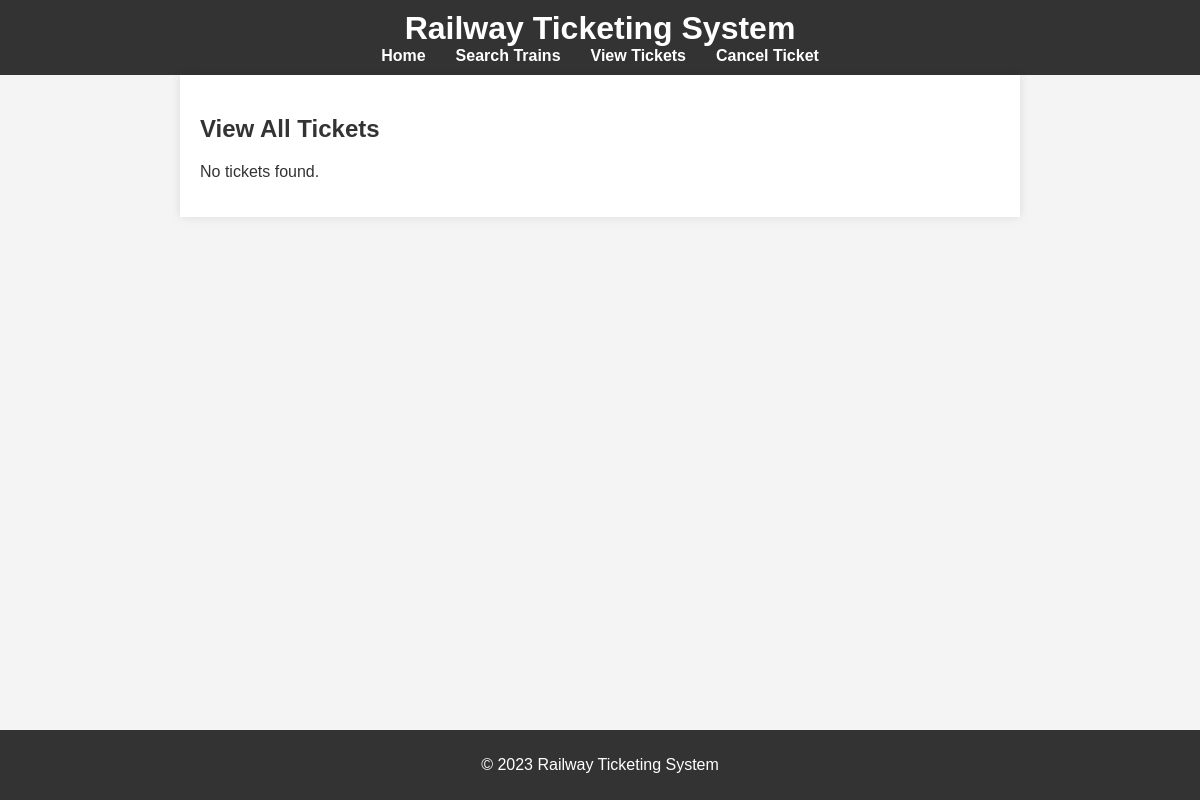
/view_tickets, run on an earlier commit of the app's database.
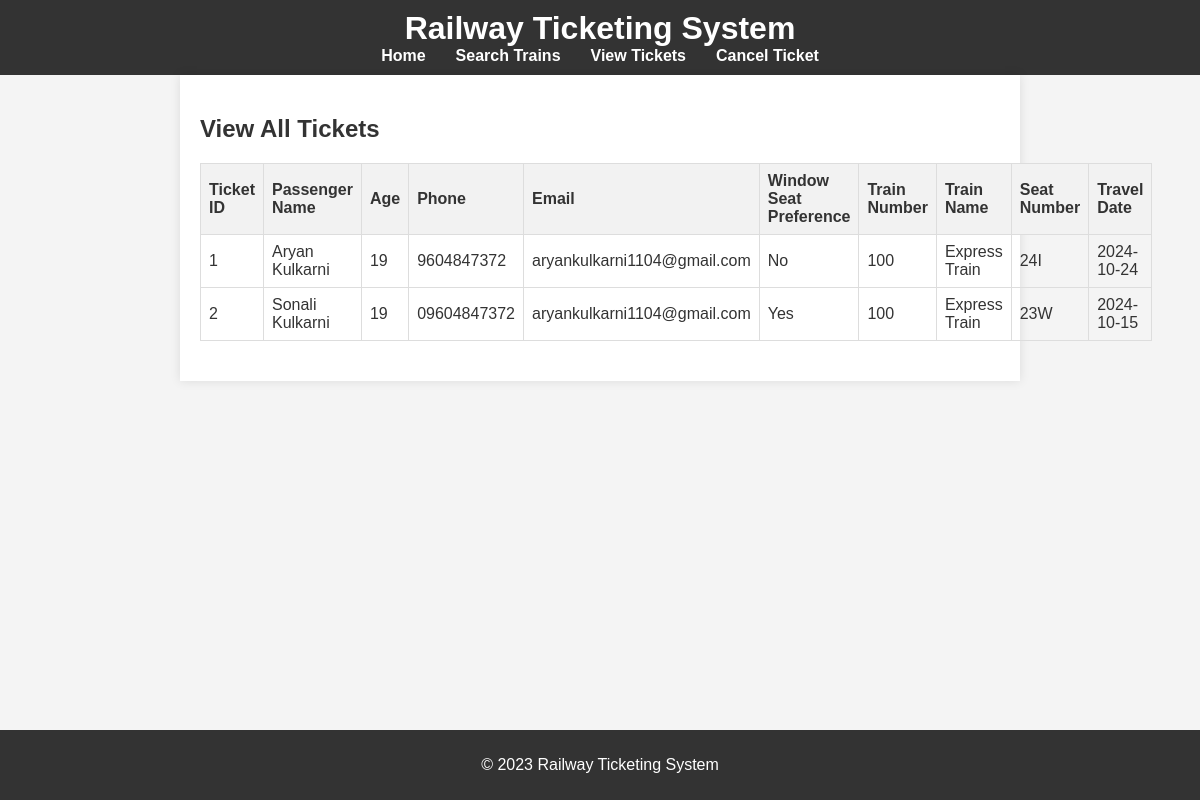
And on a later commit of the database.
### tables this page shows
CREATE TABLE ticket_booking (
            id INTEGER PRIMARY KEY AUTOINCREMENT,
            user_id INTEGER NOT NULL,
            train_id INTEGER NOT NULL,
            name TEXT NOT NULL,
            age INTEGER NOT NULL,
            phone TEXT NOT NULL,
            email TEXT NOT NULL,
            window_seat_preference BOOLEAN NOT NULL,
            train_no TEXT NOT NULL,
            train_name TEXT NOT NULL,
            seat_no TEXT NOT NULL,
            travel_date TEXT NOT NULL,
            FOREIGN KEY (user_id) REFERENCES users(id),
            FOREIGN KEY (train_id) REFERENCES train_info(id)
        );

### app.py (the view)
@app.route('/view_tickets')
def view_tickets():
    conn = sqlite3.connect('railway.db')
    cursor = conn.cursor()
    cursor.execute('SELECT * FROM ticket_booking')
    tickets = cursor.fetchall()
    print(f"Retrieved tickets: {tickets}")  # Debugging statement to check fetched tickets
    conn.close()
    return render_template('view_tickets.html', tickets=tickets)

### templates/view_tickets.html
{% extends 'base.html' %}
{% block content %}
    <h2>View All Tickets</h2>
    {% if tickets %}
        <table>
            <thead>
                <tr>
                    <th>Ticket ID</th>
                    <th>Passenger Name</th>
                    <th>Age</th>
                    <th>Phone</th>
                    <th>Email</th>
                    <th>Window Seat Preference</th>
                    <th>Train Number</th>
                    <th>Train Name</th>
                    <th>Seat Number</th>
                    <th>Travel Date</th>
                </tr>
            </thead>
            <tbody>
                {% for ticket in tickets %}
                    <tr>
                        <td>{{ ticket[0] }}</td>
                        <td>{{ ticket[3] }}</td>
                        <td>{{ ticket[4] }}</td>
                        <td>{{ ticket[5] }}</td>
                        <td>{{ ticket[6] }}</td>
                        <td>{{ 'Yes' if ticket[7] else 'No' }}</td>
                        <td>{{ ticket[8] }}</td>
                        <td>{{ ticket[9] }}</td>
                        <td>{{ ticket[10] }}</td>
                        <td>{{ ticket[11] }}</td>
                    </tr>
                {% endfor %}
            </tbody>
        </table>
    {% else %}
        <p>No tickets found.</p>
    {% endif %}
{% endblock %}

### templates/base.html (shortened to what this page needs)
<!DOCTYPE html>
<html lang="en">
<head>
    <link rel="stylesheet" href="/static/css/style.css">
</head>
<body>
    <header>
        <h1>Railway Ticketing System</h1>
        <nav>
            <ul>
                <li><a href="{{ url_for('index') }}">Home</a></li>
                <li><a href="{{ url_for('search_trains') }}">Search Trains</a></li>
                <li><a href="{{ url_for('view_tickets') }}">View Tickets</a></li>
                <li><a href="{{ url_for('cancel_ticket') }}">Cancel Ticket</a></li>
            </ul>
        </nav>
    </header>
    <main>
        {% block content %}{% endblock %}
    </main>
    <footer>
        <p>&copy; 2023 Railway Ticketing System</p>
    </footer>
</body>
</html>

### static/css/style.css (style rules this page uses)
body { font-family: Arial, sans-serif; margin: 0; padding: 0; background-color: #f4f4f4; color: #333; }
header { background-color: #333; color: #fff; padding: 10px 0; text-align: center; }
header h1 { margin: 0; }
nav ul { list-style: none; padding: 0; margin: 0; display: flex; justify-content: center; }
nav ul li { margin: 0 15px; }
nav ul li a { color: #fff; text-decoration: none; font-weight: bold; }
main { padding: 20px; max-width: 800px; margin: 0 auto; background-color: #fff; box-shadow: 0 0 10px rgba(0, 0, 0, 0.1); }
footer { background-color: #333; color: #fff; text-align: center; padding: 10px 0; position: fixed; bottom: 0; width: 100%; }
table { width: 100%; border-collapse: collapse; margin-bottom: 20px; }
table th, table td { border: 1px solid #ddd; padding: 8px; text-align: left; }
table th { background-color: #f2f2f2; }

What changed in the data, as far as the page shows it:
added ticket_booking: id "1", name "Aryan Kulkarni", age "19", phone "9604847372", email "aryankulkarni1104@gmail.com", window_seat_preference "No", train_no "100", train_name "Express Train", seat_no "24I", travel_date "2024-10-24"
added ticket_booking: id "2", name "Sonali Kulkarni", age "19", phone "09604847372", email "aryankulkarni1104@gmail.com", window_seat_preference "Yes", train_no "100", train_name "Express Train", seat_no "23W", travel_date "2024-10-15"
Also different on the page:
text no longer shown: "No tickets found."
text now shown: "Ticket ID Passenger Name Age Phone Email Window Seat Preference Train Number Train Name Seat Number Travel Date"
